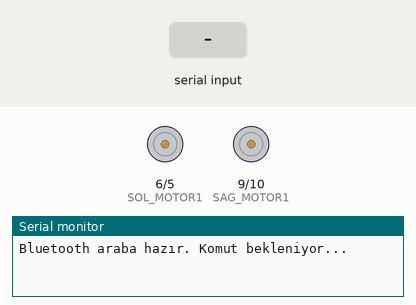
Simulated run of this sketch. Board: Arduino Uno, built with avr-gcc and run on an emulated ATmega328P. Parts: motor-driver pin pairs drawn as motors (green arrow = first pin HIGH = forward, orange = second pin HIGH = backward, longer = more drive), the last lines printed to the serial monitor. Inputs (shaded band) come from the test bench.

Above: at 1.2 s.
1.3 s: "B" received over Serial
At 2.5 s:
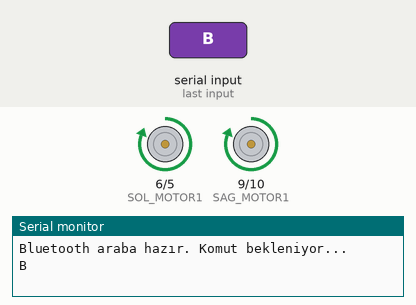
2.8 s: "F" received over Serial
At 3.8 s:
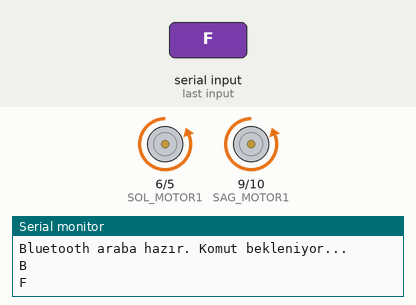
4.3 s: "R" received over Serial
At 5.0 s:
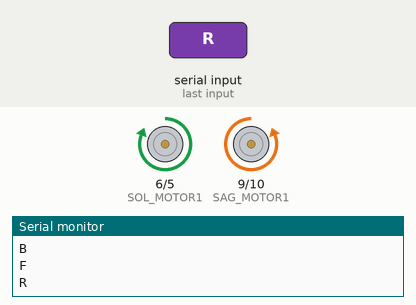
5.8 s: "L" received over Serial
At 6.1 s:
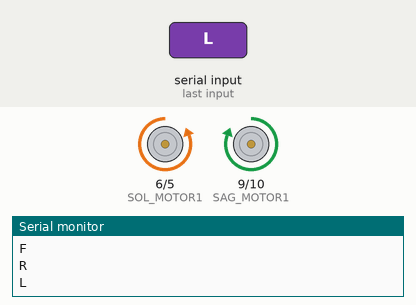
Timing chart, 0 to 8.3 s (numbered marks = the images above; inputs shaded):
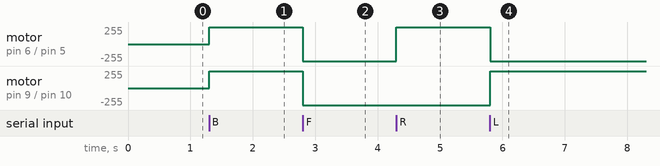

The sketch:

yarisma_bluetooth_kontrol_araba.ino
```cpp
// Motor pinlerini tanımlıyoruz
#define SOL_MOTOR1 6
#define SOL_MOTOR2 5
#define SAG_MOTOR1 9
#define SAG_MOTOR2 10

char komut; // Telefon'dan gelen komut

void setup() {
  // Motor pinlerini çıkış olarak ayarlıyoruz
  pinMode(SOL_MOTOR1, OUTPUT);
  pinMode(SOL_MOTOR2, OUTPUT);
  pinMode(SAG_MOTOR1, OUTPUT);
  pinMode(SAG_MOTOR2, OUTPUT);

  // Seri haberleşme (Hem Bluetooth hem USB Serial aynı hattan gelir)
  Serial.begin(9600);
  Serial.println("Bluetooth araba hazır. Komut bekleniyor...");
}

void loop() {
  if (Serial.available()) {      // Bluetooth'tan veri geldiyse
    komut = Serial.read();       // Karakteri oku
    Serial.println(komut);       // Seri monitöre yaz

    // Gelen komuta göre hareket et
    if (komut == 'B') ileri();    // Forward
    else if (komut == 'F') geri(); // Backward
    else if (komut == 'R') sag();  // Right
    else if (komut == 'L') sol();  // Left
    else if (komut == 'S') dur();  // Stop
  }
}

// ----------------- Fonksiyonlar -----------------

void ileri() {
  analogWrite(SOL_MOTOR1, 255);
  analogWrite(SOL_MOTOR2, 0);

  analogWrite(SAG_MOTOR1, 255);
  analogWrite(SAG_MOTOR2, 0);
}

void geri() {
  analogWrite(SOL_MOTOR1, 0);
  analogWrite(SOL_MOTOR2, 255);

  analogWrite(SAG_MOTOR1, 0);
  analogWrite(SAG_MOTOR2, 255);
}

void sag() {
  analogWrite(SOL_MOTOR1, 255);
  analogWrite(SOL_MOTOR2, 0);

  analogWrite(SAG_MOTOR1, 0);
  analogWrite(SAG_MOTOR2, 255);
}

void sol() {
  analogWrite(SOL_MOTOR1, 0);
  analogWrite(SOL_MOTOR2, 255);

  analogWrite(SAG_MOTOR1, 255);
  analogWrite(SAG_MOTOR2, 0);
}

void dur() {
  analogWrite(SOL_MOTOR1, 0);
  analogWrite(SOL_MOTOR2, 0);
  analogWrite(SAG_MOTOR1, 0);
  analogWrite(SAG_MOTOR2, 0);
}
```

Measured:
- after the input at 1.3 s, motor on pin 6 (SOL_MOTOR1) / pin 5 (SOL_MOTOR2), motor on pin 9 (SAG_MOTOR1) / pin 10 (SAG_MOTOR2): stopped → forward 255/255 at once
- after the input at 2.8 s, motor on pin 6 (SOL_MOTOR1) / pin 5 (SOL_MOTOR2), motor on pin 9 (SAG_MOTOR1) / pin 10 (SAG_MOTOR2): forward 255/255 → backward 255/255 at once
- after the input at 4.3 s, motor on pin 6 (SOL_MOTOR1) / pin 5 (SOL_MOTOR2): backward 255/255 → forward 255/255 at once
- after the input at 5.8 s, motor on pin 6 (SOL_MOTOR1) / pin 5 (SOL_MOTOR2): forward 255/255 → backward 255/255 at once; motor on pin 9 (SAG_MOTOR1) / pin 10 (SAG_MOTOR2): backward 255/255 → forward 255/255 at once
